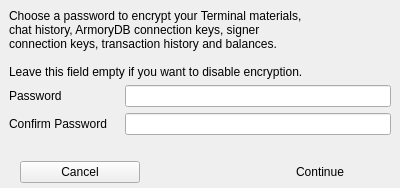
<?xml version="1.0" encoding="UTF-8"?>
<ui version="4.0">
 <class>TerminalEncryptionDialog</class>
 <widget class="QDialog" name="TerminalEncryptionDialog">
  <property name="geometry">
   <rect>
    <x>0</x>
    <y>0</y>
    <width>400</width>
    <height>188</height>
   </rect>
  </property>
  <property name="sizePolicy">
   <sizepolicy hsizetype="Preferred" vsizetype="Preferred">
    <horstretch>0</horstretch>
    <verstretch>0</verstretch>
   </sizepolicy>
  </property>
  <property name="minimumSize">
   <size>
    <width>400</width>
    <height>0</height>
   </size>
  </property>
  <property name="maximumSize">
   <size>
    <width>400</width>
    <height>16777215</height>
   </size>
  </property>
  <property name="windowTitle">
   <string>Info</string>
  </property>
  <layout class="QVBoxLayout" name="verticalLayout">
   <property name="spacing">
    <number>0</number>
   </property>
   <property name="sizeConstraint">
    <enum>QLayout::SetDefaultConstraint</enum>
   </property>
   <property name="leftMargin">
    <number>0</number>
   </property>
   <property name="topMargin">
    <number>0</number>
   </property>
   <property name="rightMargin">
    <number>0</number>
   </property>
   <property name="bottomMargin">
    <number>0</number>
   </property>
   <item>
    <widget class="QWidget" name="verticalWidget" native="true">
     <property name="sizePolicy">
      <sizepolicy hsizetype="Preferred" vsizetype="Preferred">
       <horstretch>0</horstretch>
       <verstretch>0</verstretch>
      </sizepolicy>
     </property>
     <property name="minimumSize">
      <size>
       <width>0</width>
       <height>0</height>
      </size>
     </property>
     <layout class="QVBoxLayout" name="verticalLayout_2">
      <item>
       <widget class="QLabel" name="labelText">
        <property name="sizePolicy">
         <sizepolicy hsizetype="Preferred" vsizetype="Preferred">
          <horstretch>0</horstretch>
          <verstretch>0</verstretch>
         </sizepolicy>
        </property>
        <property name="minimumSize">
         <size>
          <width>303</width>
          <height>0</height>
         </size>
        </property>
        <property name="maximumSize">
         <size>
          <width>16777215</width>
          <height>16777215</height>
         </size>
        </property>
        <property name="text">
         <string>Choose a password to encrypt your Terminal materials,
chat history, ArmoryDB connection keys, signer
connection keys, transaction history and balances.

Leave this field empty if you want to disable encryption.</string>
        </property>
        <property name="textFormat">
         <enum>Qt::AutoText</enum>
        </property>
        <property name="alignment">
         <set>Qt::AlignLeading|Qt::AlignLeft|Qt::AlignTop</set>
        </property>
        <property name="wordWrap">
         <bool>true</bool>
        </property>
        <property name="openExternalLinks">
         <bool>true</bool>
        </property>
       </widget>
      </item>
      <item>
       <widget class="QWidget" name="widget_2" native="true">
        <layout class="QGridLayout" name="gridLayout">
         <property name="leftMargin">
          <number>0</number>
         </property>
         <property name="topMargin">
          <number>0</number>
         </property>
         <property name="rightMargin">
          <number>0</number>
         </property>
         <property name="bottomMargin">
          <number>0</number>
         </property>
         <item row="0" column="0">
          <widget class="QLabel" name="labelPassword">
           <property name="minimumSize">
            <size>
             <width>110</width>
             <height>0</height>
            </size>
           </property>
           <property name="maximumSize">
            <size>
             <width>110</width>
             <height>16777215</height>
            </size>
           </property>
           <property name="text">
            <string>Password</string>
           </property>
          </widget>
         </item>
         <item row="0" column="1">
          <widget class="QLineEdit" name="lineEditPassword"/>
         </item>
         <item row="1" column="1">
          <widget class="QLineEdit" name="lineEditConfirmPassword"/>
         </item>
         <item row="1" column="0">
          <widget class="QLabel" name="labelConfirmPassword">
           <property name="minimumSize">
            <size>
             <width>110</width>
             <height>0</height>
            </size>
           </property>
           <property name="maximumSize">
            <size>
             <width>110</width>
             <height>16777215</height>
            </size>
           </property>
           <property name="text">
            <string>Confirm Password</string>
           </property>
          </widget>
         </item>
         <item row="2" column="0" colspan="2">
          <spacer name="verticalSpacer">
           <property name="orientation">
            <enum>Qt::Vertical</enum>
           </property>
           <property name="sizeHint" stdset="0">
            <size>
             <width>20</width>
             <height>1</height>
            </size>
           </property>
          </spacer>
         </item>
        </layout>
       </widget>
      </item>
     </layout>
    </widget>
   </item>
   <item>
    <widget class="QWidget" name="widget" native="true">
     <property name="buttonBar" stdset="0">
      <bool>true</bool>
     </property>
     <layout class="QHBoxLayout" name="horizontalLayout">
      <property name="spacing">
       <number>10</number>
      </property>
      <property name="leftMargin">
       <number>20</number>
      </property>
      <property name="topMargin">
       <number>5</number>
      </property>
      <property name="rightMargin">
       <number>20</number>
      </property>
      <property name="bottomMargin">
       <number>5</number>
      </property>
      <item>
       <widget class="QPushButton" name="pushButtonCancel">
        <property name="sizePolicy">
         <sizepolicy hsizetype="Minimum" vsizetype="Preferred">
          <horstretch>0</horstretch>
          <verstretch>0</verstretch>
         </sizepolicy>
        </property>
        <property name="minimumSize">
         <size>
          <width>120</width>
          <height>0</height>
         </size>
        </property>
        <property name="maximumSize">
         <size>
          <width>120</width>
          <height>16777215</height>
         </size>
        </property>
        <property name="text">
         <string>Cancel</string>
        </property>
        <property name="flat">
         <bool>false</bool>
        </property>
       </widget>
      </item>
      <item>
       <spacer name="horizontalSpacer">
        <property name="orientation">
         <enum>Qt::Horizontal</enum>
        </property>
        <property name="sizeHint" stdset="0">
         <size>
          <width>40</width>
          <height>20</height>
         </size>
        </property>
       </spacer>
      </item>
      <item alignment="Qt::AlignRight">
       <widget class="QPushButton" name="pushButtonOk">
        <property name="sizePolicy">
         <sizepolicy hsizetype="Minimum" vsizetype="Preferred">
          <horstretch>0</horstretch>
          <verstretch>0</verstretch>
         </sizepolicy>
        </property>
        <property name="minimumSize">
         <size>
          <width>120</width>
          <height>0</height>
         </size>
        </property>
        <property name="maximumSize">
         <size>
          <width>120</width>
          <height>16777215</height>
         </size>
        </property>
        <property name="text">
         <string>Continue</string>
        </property>
        <property name="default">
         <bool>true</bool>
        </property>
        <property name="flat">
         <bool>true</bool>
        </property>
       </widget>
      </item>
     </layout>
    </widget>
   </item>
  </layout>
 </widget>
 <resources/>
 <connections/>
</ui>
